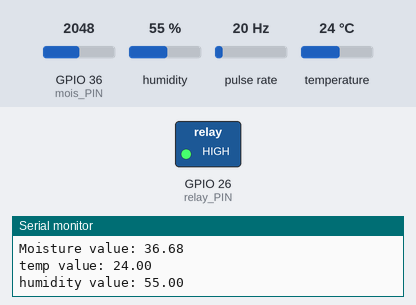
Recording of a sketch running on a simulated ESP32. Shown: switched loads named in the sketch (green lamp = pin HIGH), the last lines printed to the serial monitor. Wiring (inferred from the names in the program): pulse sensor: data GPIO 27. The inputs (shaded band) are chosen by the test bench; at power-on: pulse rate 20 Hz, GPIO 36 (mois_PIN) = 2048, humidity 55 %, temperature 24 °C. WiFi joins after 1.5 s; servers stay silent unless stated.

Above: at 5.2 s.
5.3 s: pulse rate (sensor on GPIO 27) set to 122 Hz
8.3 s: pulse rate (sensor on GPIO 27) set to 127 Hz
At 8.8 s:
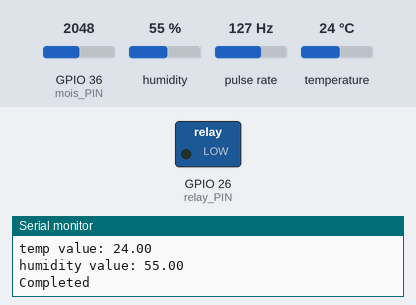
Timing chart, 0 to 11.3 s (numbered marks = the images above; inputs shaded):
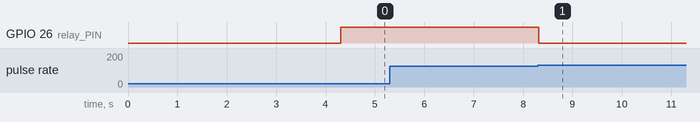

Measured:
- the behaviour switches between 124 and 125 Hz on pulse rate (sensor on GPIO 27) (found by bisection; images 0 and 1)
- after the input at 5.3 s, every drawn part: stays the same

The sketch:

code.ino
```cpp
#include <WiFi.h>
#include <Wire.h>
#include <DHT.h>
#include <string.h>
#include <WiFiClient.h>
#include <WebServer.h>
#include "ThingSpeak.h"
#include "HTTPClient.h"

#define mois_PIN 36
#define relay_PIN 26
#define flow_PIN 27
#define dht_PIN 33

DHT dht(dht_PIN, DHT22);

// Parameters
bool GivingWater = false;
long waitTime = 20000; // in milli seconds (20 sec)
long WaterQuanML = 96000; // quantity of water to dispense in mL
long loopDelay = (15*60*1000);

// Thingspeak
unsigned long myChannelNumber = 2034527;
const char* myWriteAPIKey = "X97SUCBEW0VDUAEY";
int httpCode;
// Flow sensor
int interval = 1000;
long currentMillis = 0;
long previousMillis = 0;
volatile byte pulseCount;
byte pulse1Sec = 0;
float flowRate;
long flowMilliLitres;
long totalMilliLitres;
float calibrationFactor = 4.5;
// DHT
float temp;
float humid;
long amount;
// WIFI
const char* ssid = "esw-m19@iiith";
const char* password = "e5W-eMai@3!20hOct";
WiFiClient client;

void IRAM_ATTR pulseCounter() {
  pulseCount++;
}

void setup() {
  // Initialize Serial Monitor
  Serial.begin(115200);

  // For wifi connection
  Serial.print("Connecting to ");
  Serial.println(ssid);
  WiFi.begin(ssid, password);
  while (WiFi.status() != WL_CONNECTED) {
    Serial.println("Connecting to WiFi...");
    delay(1000);
  }
  // Print local IP address and start web server
  Serial.println("");
  Serial.println("WiFi connected.");
  Serial.println("IP address: ");
  Serial.println(WiFi.localIP());
  delay(1000);
  ThingSpeak.begin(client);

  pinMode(dht_PIN, INPUT); // dht
  pinMode(relay_PIN, OUTPUT); // relay
  pinMode(flow_PIN, INPUT_PULLUP); // flowflow_PIN
  pulseCount = 0;
  flowRate = 0.0;
  flowMilliLitres = 0;
  totalMilliLitres = 0;
  previousMillis = 0;
  attachInterrupt(digitalPinToInterrupt(flow_PIN), pulseCounter, FALLING);
  delay(1000);
  dht.begin();
}

void loop() {

  int value = analogRead(mois_PIN);  // read the analog value from flow_PIN
  int ll = 750; // lower limit
  int ul = 2800; // upper limit
  int range = ul - ll;
  value = value - ll;
  float final = ((float)value / range) * 100;
  final = 100 - final;

  if (GivingWater == 0) {
    temp = dht.readTemperature();  // Gets the values of the temperature
    humid = dht.readHumidity();
    Serial.print("Moisture value: ");
    Serial.println(final);
    ThingSpeak.setField(6, final);
    Serial.print("temp value: ");
    Serial.println(temp);
    ThingSpeak.setField(1, temp);
    Serial.print("humidity value: ");
    Serial.println(humid);
    ThingSpeak.setField(2, humid);
    httpCode = ThingSpeak.writeFields(myChannelNumber, myWriteAPIKey);
    if (httpCode != 200) {
      Serial.println("Problem writing to channel. HTTP error code " + String(httpCode));
    }
  }

  if (final <= 40 || GivingWater == 1) {
    digitalWrite(relay_PIN, HIGH);
    currentMillis = millis();

    while (currentMillis - previousMillis > interval && totalMilliLitres < 3000) {
      GivingWater = 1;
      pulse1Sec = pulseCount;
      pulseCount = 0;
      flowRate = ((1000.0 / (millis() - previousMillis)) * pulse1Sec) / calibrationFactor;
      previousMillis = millis();

      flowMilliLitres = (flowRate / 60) * 1000;
      totalMilliLitres += flowMilliLitres;

      // Print the flow rate for this second in litres / minute
      // Serial.print("Flow rate: ");
      // Serial.print(int(flowRate));  // Print the integer part of the variable
      // Serial.print("L/min");
      // Serial.print("\t");  // Print tab space

      // // Print the cumulative total of litres flowed since starting
      // Serial.print("Output Liquid Quantity: ");
      // Serial.print(totalMilliLitres);
      // Serial.print("mL / ");
      // Serial.print(totalMilliLitres / 1000);
      // Serial.println("L");

      if (totalMilliLitres >= 1000) {
        Serial.print("Completed");
        GivingWater = 0;
        totalMilliLitres = 0;
        digitalWrite(relay_PIN, LOW);
        ThingSpeak.setField(3, 1);  // 1 is value of spike
        break;
      }
      else if (millis()-currentMillis >= waitTime) {
        Serial.print("No flow");
        GivingWater = 0;
        totalMilliLitres = 0;
        digitalWrite(relay_PIN, LOW);
        ThingSpeak.setField(3, -1);  // -1 is value of spike (not completed)
        break;
      }
    }
  }

  if (GivingWater == 0) {
    delay(loopDelay);
  }
}
```
